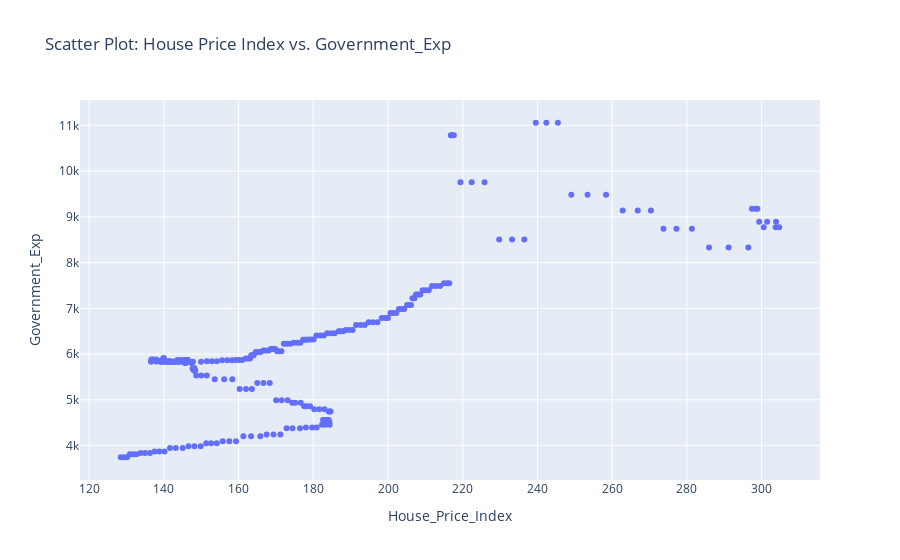

The notebook cell saved with this chart:
### Markdown cell above
# Government_Exp vs House_Price_Index

### Code cell
fig = px.scatter(file, x='House_Price_Index', y='Government_Exp', title='Scatter Plot: House Price Index vs. Government_Exp')

fig.show()

### Figure 1 — Plotly figure (JSON) as saved in the notebook; plotly's stock layout.template omitted (floating-point values rounded to 4 significant figures; data arrays with more than 128 entries replaced by an {"elided": "..."} marker saying what was removed)
{"data": [{"hovertemplate": "House_Price_Index=%{x}<br>Government_Exp=%{y}<extra></extra>", "legendgroup": "", "marker": {"color": "#636efa", "symbol": "circle"}, "mode": "markers", "name": "", "orientation": "v", "showlegend": false, "type": "scatter", "x": {"elided": "240 float values"}, "xaxis": "x", "y": {"elided": "240 float values"}, "yaxis": "y"}], "layout": {"legend": {"tracegroupgap": 0}, "title": {"text": "Scatter Plot: House Price Index vs. Government_Exp"}, "xaxis": {"anchor": "y", "domain": [0, 1], "title": {"text": "House_Price_Index"}}, "yaxis": {"anchor": "x", "domain": [0, 1], "title": {"text": "Government_Exp"}}}}
